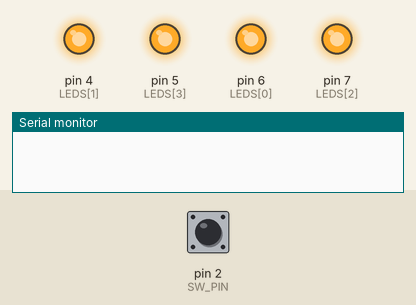
Recording of a sketch running on a simulated Arduino Uno, built with avr-gcc and run on an emulated ATmega328P. Shown: output pins drawn as LEDs (lit = HIGH), the last lines printed to the serial monitor. Inputs (shaded band) come from the test bench; at power-on: pin 2 (SW_PIN) HIGH.

Above: at 1.2 s.
1.3 s: pin 2 (SW_PIN) pulled LOW for 0.15 s
At 1.37 s:
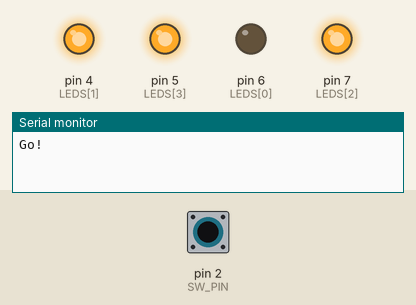
At 1.98 s:
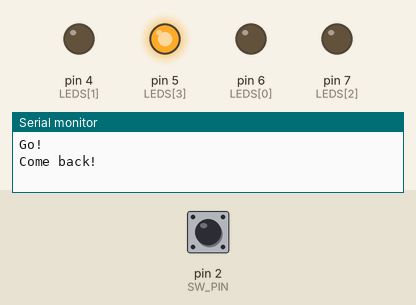
4.3 s: pin 2 (SW_PIN) pulled LOW for 3.2 s
At 6.1 s:
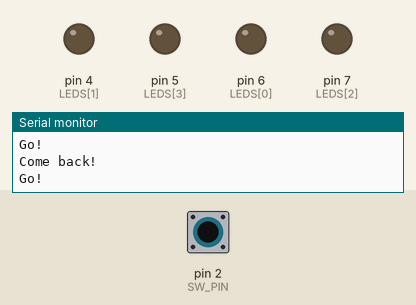
Timing chart, 0 to 9.5 s (numbered marks = the images above; inputs shaded):
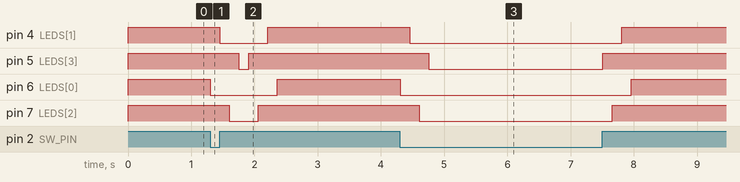

Measured:
- after the input at 1.3 s, pin 4 (LEDS[1]): HIGH → LOW after 0.15 s, → HIGH 0.76 s later; pin 5 (LEDS[3]): HIGH → LOW after 0.45 s, → HIGH 0.16 s later; pin 6 (LEDS[0]): HIGH → LOW at once, → HIGH 1.1 s later; pin 7 (LEDS[2]): HIGH → LOW after 0.30 s, → HIGH 0.46 s later
- after the input at 4.3 s, pin 4 (LEDS[1]): HIGH → LOW after 0.15 s, → HIGH 3.4 s later; pin 5 (LEDS[3]): HIGH → LOW after 0.45 s, → HIGH 2.8 s later; pin 6 (LEDS[0]): HIGH → LOW at once, → HIGH 3.7 s later; pin 7 (LEDS[2]): HIGH → LOW after 0.30 s, → HIGH 3.1 s later

The sketch:

joy_animation_5.ino
```cpp
const int SW_PIN = 2;              // Joystick switch pin

// LED pins in your desired order
const int LEDS[] = {6, 4, 7, 5};   // Left, Up, Right, Down
const int NUM_LEDS = 4;

bool prevSwitchState = HIGH;        // With INPUT_PULLUP, HIGH = not pressed

void setup() {
  for (int i = 0; i < NUM_LEDS; i++) {
    pinMode(LEDS[i], OUTPUT);
    digitalWrite(LEDS[i], HIGH); // All OFF at start (HIGH = OFF for common anode)
  }
  pinMode(SW_PIN, INPUT_PULLUP);
  Serial.begin(9600);
}

void loop() {
  bool switchState = digitalRead(SW_PIN);

  // Button just pressed: Go!
  if (prevSwitchState == HIGH && switchState == LOW) {
    Serial.println("Go!");
    // Turn LEDs ON: Left -> Up -> Right -> Down
    for (int i = 0; i < NUM_LEDS; i++) {
      digitalWrite(LEDS[i], LOW); // ON for common anode, HIGH for cathode
      delay(150);
    }
  }

  // Button just released: Come back!
  if (prevSwitchState == LOW && switchState == HIGH) {
    Serial.println("Come back!");
    // Turn LEDs OFF: Down -> Right -> Up -> Left
    for (int i = NUM_LEDS - 1; i >= 0; i--) {
      digitalWrite(LEDS[i], HIGH); // OFF for common anode, LOW for cathode
      delay(150);
    }
  }

  prevSwitchState = switchState;
  delay(10);
}
```
